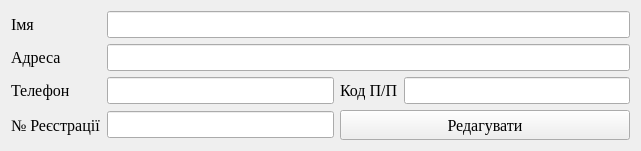
<?xml version="1.0" encoding="UTF-8"?>
<ui version="4.0">
 <class>custumers_edit</class>
 <widget class="QWidget" name="custumers_edit">
  <property name="windowModality">
   <enum>Qt::ApplicationModal</enum>
  </property>
  <property name="geometry">
   <rect>
    <x>0</x>
    <y>0</y>
    <width>641</width>
    <height>151</height>
   </rect>
  </property>
  <property name="minimumSize">
   <size>
    <width>641</width>
    <height>151</height>
   </size>
  </property>
  <property name="maximumSize">
   <size>
    <width>641</width>
    <height>151</height>
   </size>
  </property>
  <property name="font">
   <font>
    <family>Times New Roman</family>
    <pointsize>12</pointsize>
   </font>
  </property>
  <property name="windowTitle">
   <string>Редагування</string>
  </property>
  <layout class="QGridLayout" name="gridLayout">
   <item row="0" column="0">
    <widget class="QLabel" name="label">
     <property name="text">
      <string>Імя</string>
     </property>
    </widget>
   </item>
   <item row="1" column="0">
    <widget class="QLabel" name="label_2">
     <property name="text">
      <string>Адреса</string>
     </property>
    </widget>
   </item>
   <item row="2" column="0">
    <widget class="QLabel" name="label_3">
     <property name="text">
      <string>Телефон</string>
     </property>
    </widget>
   </item>
   <item row="2" column="1">
    <widget class="QLineEdit" name="lineEdit_3"/>
   </item>
   <item row="2" column="2">
    <widget class="QLabel" name="label_4">
     <property name="text">
      <string>Код П/П</string>
     </property>
    </widget>
   </item>
   <item row="2" column="3">
    <widget class="QLineEdit" name="lineEdit_4"/>
   </item>
   <item row="3" column="0">
    <widget class="QLabel" name="label_5">
     <property name="text">
      <string>№ Реєстрації</string>
     </property>
    </widget>
   </item>
   <item row="3" column="1">
    <widget class="QLineEdit" name="lineEdit_5"/>
   </item>
   <item row="3" column="2" colspan="2">
    <widget class="QPushButton" name="pushButton">
     <property name="enabled">
      <bool>true</bool>
     </property>
     <property name="minimumSize">
      <size>
       <width>0</width>
       <height>30</height>
      </size>
     </property>
     <property name="text">
      <string>Редагувати</string>
     </property>
     <property name="icon">
      <iconset resource="ico.qrc">
       <normaloff>:/ico/edit.ico</normaloff>:/ico/edit.ico</iconset>
     </property>
    </widget>
   </item>
   <item row="1" column="1" colspan="3">
    <widget class="QLineEdit" name="lineEdit_2"/>
   </item>
   <item row="0" column="1" colspan="3">
    <widget class="QLineEdit" name="lineEdit"/>
   </item>
  </layout>
 </widget>
 <tabstops>
  <tabstop>lineEdit</tabstop>
  <tabstop>lineEdit_2</tabstop>
  <tabstop>lineEdit_3</tabstop>
  <tabstop>lineEdit_4</tabstop>
  <tabstop>lineEdit_5</tabstop>
  <tabstop>pushButton</tabstop>
 </tabstops>
 <resources>
  <include location="ico.qrc"/>
 </resources>
 <connections/>
</ui>
